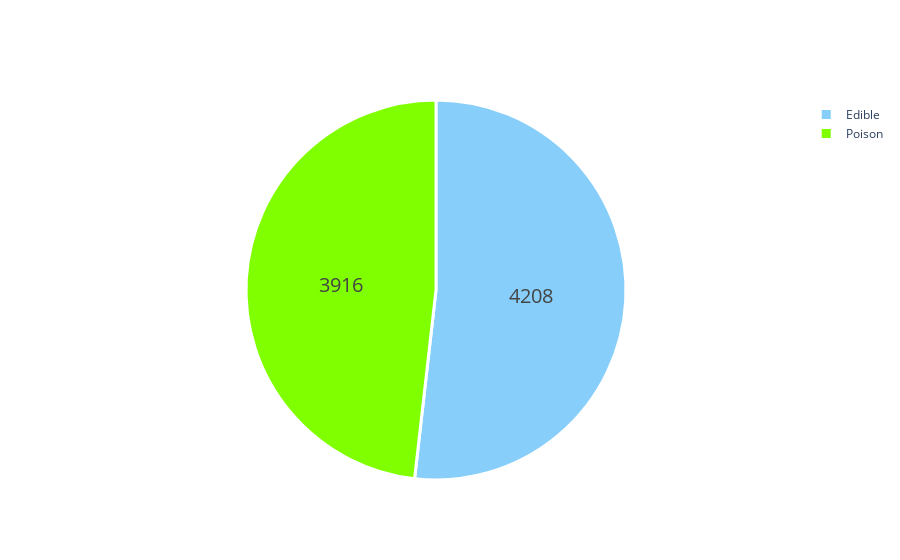

Notebook code cell kept with this figure:
### Code cell
labels = ['Edible', 'Poison']
values = mfas_encoded['class'].value_counts()

fig = go.Figure(data=[go.Pie(labels=labels, values=values)])
fig.update_traces(hoverinfo = 'label+percent', textinfo = 'value', textfont_size = 20,
                  marker = dict(colors=['#87CEFA', '#7FFF00'],
                                line = dict(color='#FFFFFF', width=3)))
fig.show()

### Figure 1 — Plotly figure (JSON) as saved in the notebook; plotly's stock layout.template omitted (floating-point values rounded to 4 significant figures)
{"data": [{"hoverinfo": "label+percent", "labels": ["Edible", "Poison"], "marker": {"colors": ["#87CEFA", "#7FFF00"], "line": {"color": "#FFFFFF", "width": 3}}, "textfont": {"size": 20}, "textinfo": "value", "type": "pie", "values": [4208, 3916]}], "layout": {}}
